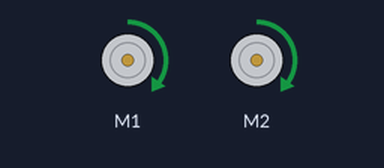
The program below on a simulated BBC micro:bit (MakeCode). Parts: 2 × DC motor (green arrow = forward, orange = backward, longer = faster). At 26.0 s the program stops and its outputs stay as they are.

Above: at 0.1 s.
At 10.6 s:
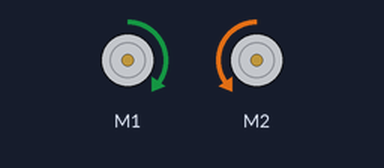
At 24.1 s:
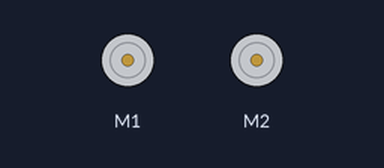
Timing chart, 0 to 25.6 s (numbered marks = the images above):
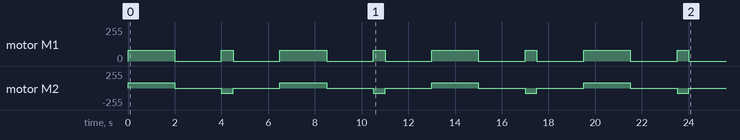

The program:

main.ts
```typescript
for (let index = 0; index < 4; index++) {
    maqueen.motorRun(maqueen.Motors.M1, maqueen.Dir.CW, 80)
    maqueen.motorRun(maqueen.Motors.M2, maqueen.Dir.CW, 80)
    basic.pause(2000)
    maqueen.motorStop(maqueen.Motors.M1)
    maqueen.motorStop(maqueen.Motors.M2)
    basic.pause(2000)
    maqueen.motorRun(maqueen.Motors.M1, maqueen.Dir.CW, 80)
    maqueen.motorRun(maqueen.Motors.M2, maqueen.Dir.CCW, 80)
    basic.pause(500)
    maqueen.motorStop(maqueen.Motors.M1)
    maqueen.motorStop(maqueen.Motors.M2)
    basic.pause(2000)
}
```

test.ts
```typescript
// tests gaan hier; deze zal niet worden gecompileerd wanneer dit pakket wordt gebruikt als extensie.
```
